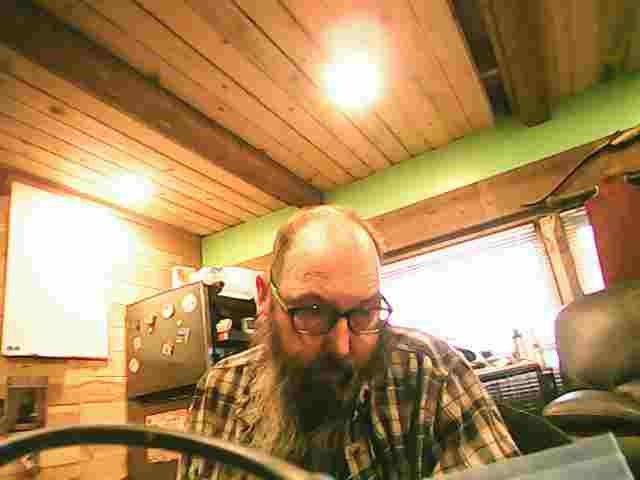
#> input picture living-frame/firmware/n16r8-photo/data/freenove-cabin.jpg, 640 x 480 px
$ python shadow_coverage.py ../data/freenove-cabin.jpg ../data/hummingbird.jpg ../data/hummingbird.jpg
#> lines starting #> are read from the running program, lines starting #| are printed output that depends on the picture; after the words box and inside, x2 and y2 are one past the last pixel; in counts of white or black regions, pixels touching at a corner belong together
#!/usr/bin/env python3
"""0228: compare shadow coverage between two 64-colour renderings.

For a defined dark region -- the darkest quartile of source-luminance pixels in the
480x640 portrait canvas -- report, for each rendering:

  * cover%    : percentage of those pixels that come out non-black (DAC byte != 0)
  * mean DAC  : mean DAC byte over the region (0..63)
  * isolated% : of the non-black pixels, the share with at most one non-black
                8-neighbour -- the "starfield" signature Stephen photographed
  * mean NN   : mean count of non-black 8-neighbours for non-black pixels

The mask is mapped into the landscape raster with the converter's own rotation
(rx = cy, ry = (LH-1) - cx) so the same image positions are compared in both files.

Usage:  shadow_coverage.py <source.jpg> <raster_a.bin> <raster_b.bin> [labels...]
"""
import sys
import numpy as np
from PIL import Image

PW, PH = 480, 640
LW, LH = 640, 480
GAMMA = np.float32(2.2)
LUM_W = np.array([0.2126, 0.7152, 0.0722], dtype=np.float32)


def cover_crop(im, w, h):
#> called with w = 480, h = 640
    sw, sh = im.size
#> sw = 640; sh = 480
    scale = max(w / sw, h / sh)
#> scale = 1.33
    nw, nh = max(1, int(round(sw * scale))), max(1, int(round(sh * scale)))
#> nw = 853; nh = 640
    im = im.resize((nw, nh), Image.LANCZOS)
    left, top = (nw - w) // 2, (nh - h) // 2
#> left = 186; top = 0
    return im.crop((left, top, left + w, top + h))
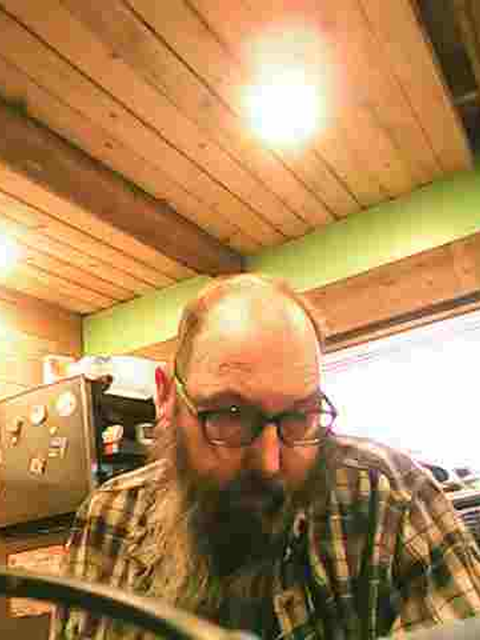
#> returned value: PIL image 480x640 RGB; mean R, G, B 179.9, 138.8, 89.1


def dark_mask(source):
    im = cover_crop(Image.open(source).convert("RGB"), PW, PH)
    code = np.asarray(im, dtype=np.float32) / 255.0
    lin = code ** GAMMA
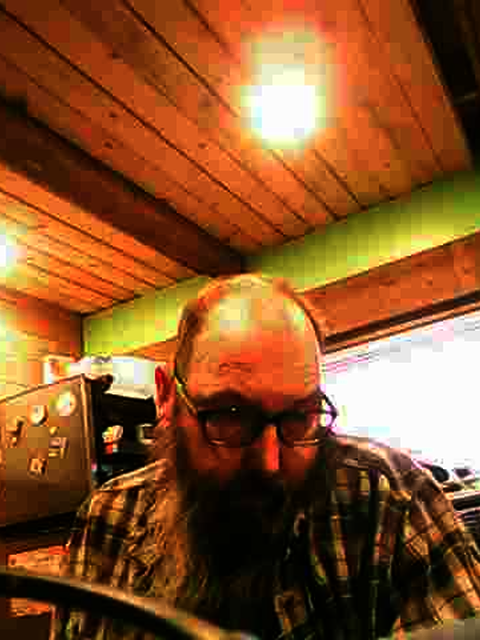
#> lin: shape (640, 480, 3) float32; mean R, G, B 0.548, 0.332, 0.17
    lum = (lin * LUM_W).sum(axis=2)
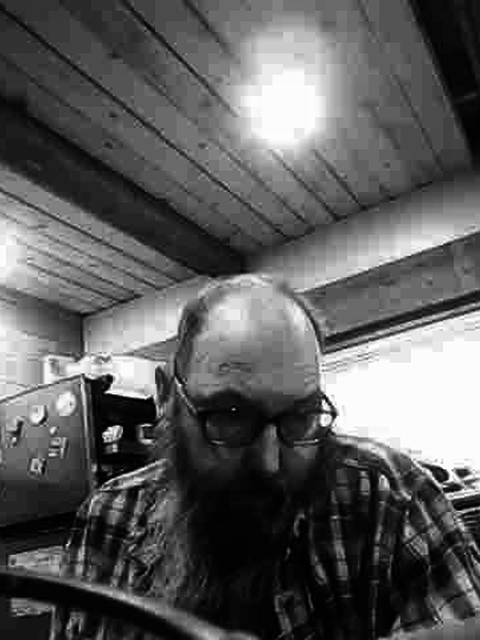
#> lum: shape (640, 480) float32; min 0, max 1, mean 0.366
    thr = np.quantile(lum, 0.25)
#> thr = 0.127
    return lum <= thr, lum


def to_raster(mask):
    out = np.zeros((LH, LW), dtype=bool)
    ys, xs = np.nonzero(mask)              # xs in [0,PW), ys in [0,PH)
    out[(LH - 1) - xs, ys] = True          # rx = cy, ry = (LH-1) - cx
    return out


def stats(bin_path, rmask):
    d = np.frombuffer(open(bin_path, "rb").read(), dtype=np.uint8).reshape(LH, LW)
    region = d[rmask]
    nz = region != 0
    cover = 100.0 * nz.sum() / max(1, region.size)
    mean_dac = float(region.mean())

    # 8-neighbour count over the whole raster, then read the region's values.
    d_b = (d != 0).astype(np.uint8)
    pad = np.pad(d_b, 1)
    nn = sum(pad[1 + dy:1 + dy + LH, 1 + dx:1 + dx + LW]
             for dy in (-1, 0, 1) for dx in (-1, 0, 1) if (dy, dx) != (0, 0))
    nn_region = nn[rmask][nz]
    # Two different things, and conflating them was a fair review finding:
    #   alone%  == pixels with NO non-black neighbour (a true isolated speck)
    #   sparse% == pixels with 0 or 1 non-black neighbours (any thin scatter)
    alone = 100.0 * float((nn_region == 0).mean()) if nn_region.size else 0.0
    sparse = 100.0 * float((nn_region <= 1).mean()) if nn_region.size else 0.0
    return cover, mean_dac, alone, sparse, float(nn_region.mean()) if nn_region.size else 0.0


def main():
    if len(sys.argv) < 4:
        print(__doc__)
        return 2
    source, bins = sys.argv[1], sys.argv[2:]
    mask, lum = dark_mask(source)
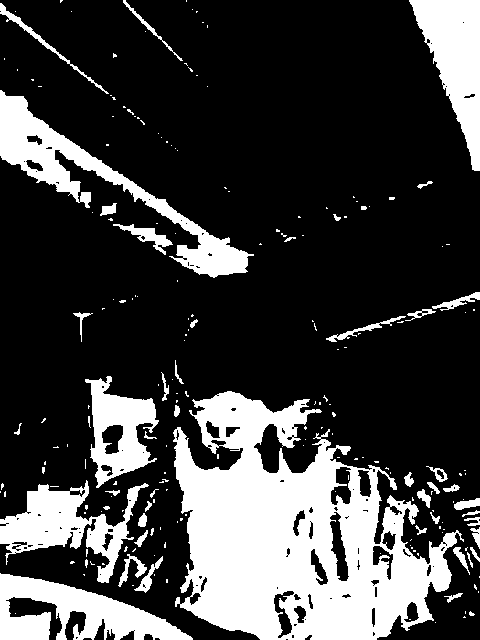
#> mask: shape (640, 480) bool; 25% white; 213 white regions (165 under 20 px), largest, box (x1, y1, x2, y2) and area: (173, 391, 464, 640) 40416, (0, 90, 254, 278) 8248, (0, 573, 193, 640) 6574
    rmask = to_raster(mask)
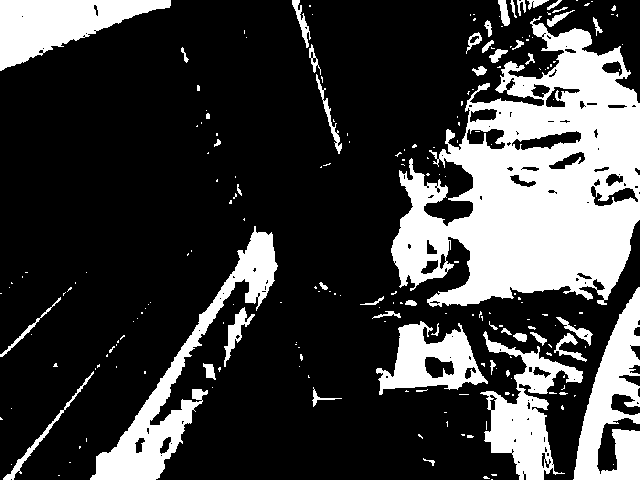
#> rmask: shape (480, 640) bool; 25% white; 213 white regions (165 under 20 px), largest, box (x1, y1, x2, y2) and area: (391, 16, 640, 307) 40416, (90, 226, 278, 480) 8248, (573, 287, 640, 480) 6574
    print(f"source        : {source}")
    print(f"dark region   : darkest quartile by linear luminance "
          f"(threshold {np.quantile(lum, 0.25):.4f}), {int(mask.sum())} of {PW * PH} canvas px")
#| dark region   : darkest quartile by linear luminance (threshold 0.1274), 76854 of 307200 canvas px
    print()
    print(f"{'rendering':<26} {'cover%':>8} {'meanDAC':>8} {'alone%':>8} {'sparse%':>8} {'meanNN':>7}")
    for b in bins:
        label = b.split("/")[-1]
        c, m, alone, sparse, nn = stats(b, rmask)
        print(f"{label:<26} {c:8.2f} {m:8.2f} {alone:8.1f} {sparse:8.1f} {nn:7.2f}")
    return 0


if __name__ == "__main__":
#> (the run stopped early here; a loop or call above may not have finished)
